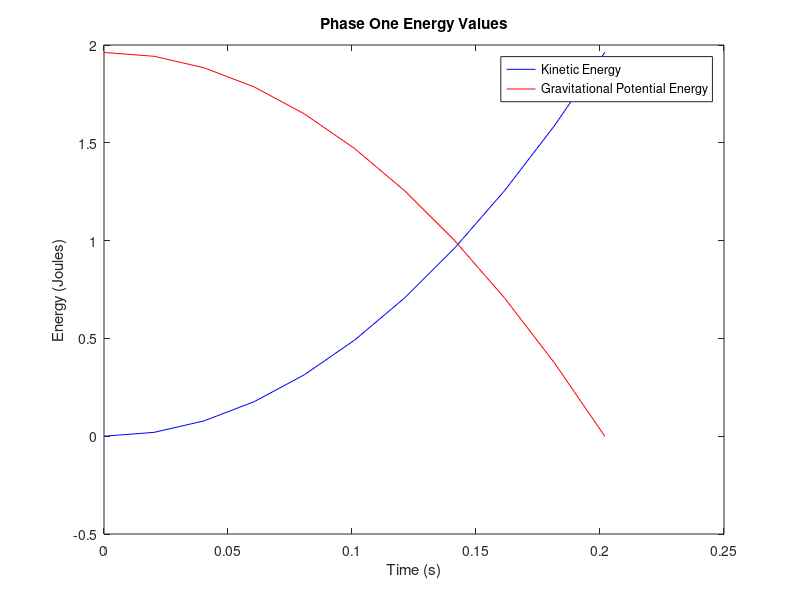
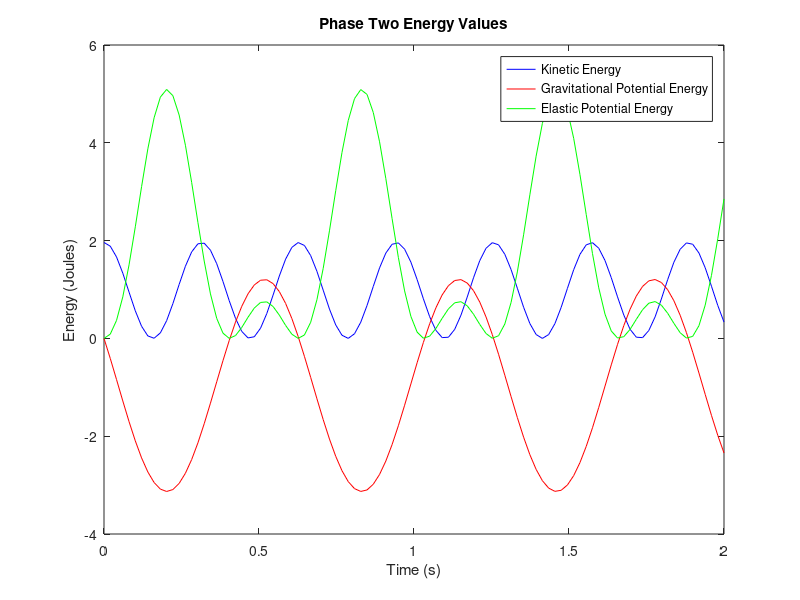

The MATLAB script that drew these images, in order:
% Define constants
g = 9.81;      % Acceleration due to gravity (m/s^2)
m = 1;         % Mass (kg)
k = 100;       % Spring constant (N/m)
omega = sqrt(k/m);  % Angular frequency (rad/s)
x0 = 0;      % Initial position for Phase Two (m)
v0 = -1.9806;        % Initial velocity for Phase Two (m/s)
h = 0.2;       % Initial position for Phase One (m)

% Define time vectors
t1 = linspace(0, 0.202, 11); % Time vector for Phase One (2 seconds)
t2 = linspace(0, 2, 100); % Time vector for Phase Two (2 seconds)

% Phase One Equations
a1 = -g * ones(size(t1));           % Constant acceleration
v1 = -g * t1;                       % Linearly increasing velocity
x1 = h-0.5 * g * t1.^2;              % Quadratic position

% Energies for Phase One
K1 = 0.5 * m * v1.^2;
Ug1 = m * g * (x1); % Negative because x1 is displacement downwards

% Phase Two Dynamics
x2 = m*g/k * (cos(omega * t2) - 1) + v0/omega * sin(omega * t2);
v2 = -m*g/omega/k * sin(omega * t2) + v0 * cos(omega * t2);
a2 = -omega^2 * (x0 * cos(omega * t2) + v0/omega * sin(omega * t2));

% Energies for Phase Two
K2 = 0.5 * m * v2.^2;
Ug2 = m * g * x2; % Positive upwards displacement
Ue2 = 0.5 * k * x2.^2;

% Plotting Energy Values for Phase One
figure;
plot(t1, K1, 'b-', t1, Ug1, 'r-');
title('Phase One Energy Values');
xlabel('Time (s)');
ylabel('Energy (Joules)');
legend('Kinetic Energy', 'Gravitational Potential Energy');
saveas(gcf, 'bouncing_mass_phaseone_energy.png')
% Plotting Energy Values for Phase Two
figure;
plot(t2, K2, 'b-', t2, Ug2, 'r-', t2, Ue2, 'g-');
title('Phase Two Energy Values');
xlabel('Time (s)');
ylabel('Energy (Joules)');
legend('Kinetic Energy', 'Gravitational Potential Energy', 'Elastic Potential Energy');
saveas(gcf, 'bouncing_mass_phasetwo_energy.png')
